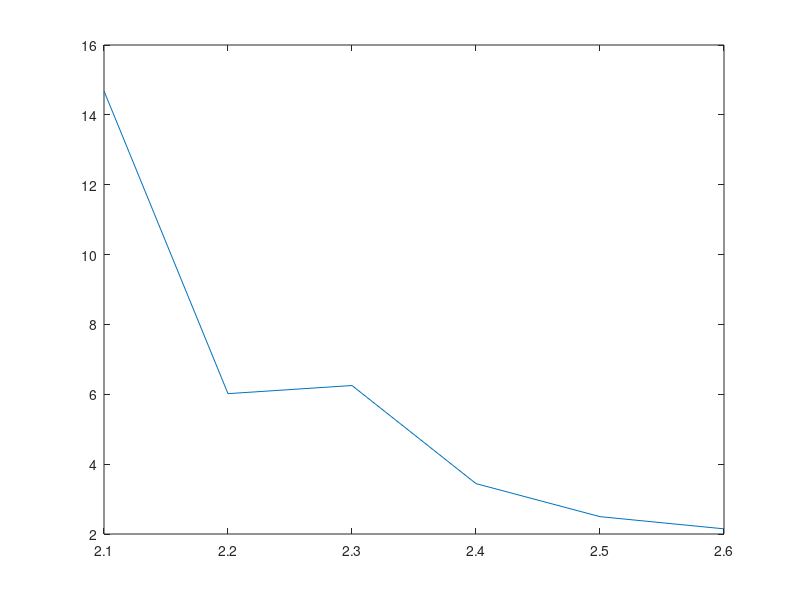

MATLAB code to generate this figure:
e_var = [30.8359, 13.24, 14.3779, 8.26165, 6.24151, 5.58439, ];
m_var = [690.9, 232.681, 154.187, 50.2194, 22.1943, 15.3147, ];
mean_mag = [0.417463, 0.676411, 0.513821, 0.12252, 0.0777396, 0.0627348, ];
temperatures = [2.1, 2.2, 2.3, 2.4, 2.5, 2.6, ];
test = e_var./temperatures;
plot(temperatures,test)
